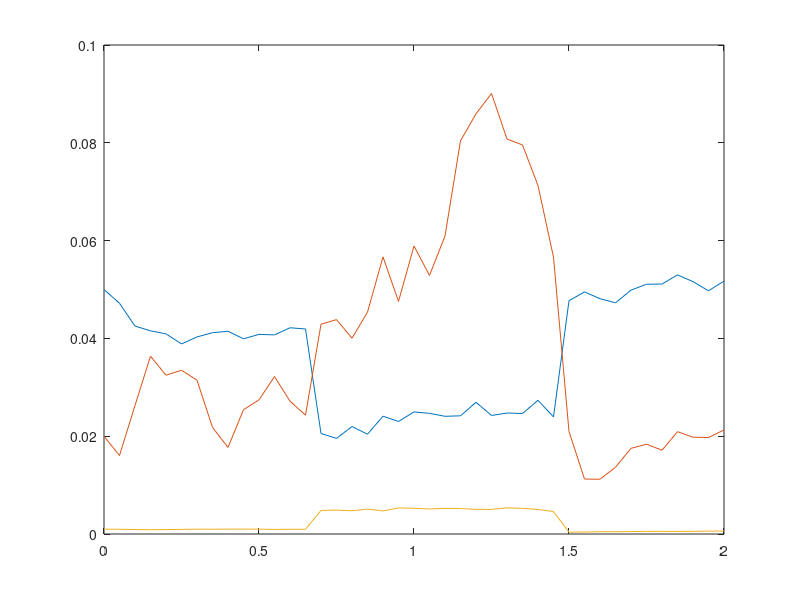

Reproduce this figure in MATLAB.
sppaths=[1 2 1];
sppatht=[0 0.7 1.5];
x0=[0.05 0.02 0.001];
T=2;
N=41;
dt=T/(N-1);
sig1=[0.04 0.15 0.005];
sig2=[0.06 0.18 0.02];
theta1_p=[0.05 0.02 0.001];
theta2_p=[0.025 0.04 0.005];
k1_p=[0.1 1 1];
k2_p=[0.12 2 2];
% timepoints=0:dt:2;
X = zeros(N, 3);
X(1,:) = x0;
    
for i = 1:13
    dW = sqrt(dt) * randn(1,3);  % Brownian increment
    % Ensure the square root is real
    X(i+1,1) = X(i,1) + k1_p(1)*(theta1_p(1) - max(X(i,1), 0))*dt + sig1(1)*sqrt(max(X(i,1), 0))*dW(1);
    X(i+1,2) = X(i,2) + k1_p(2)*(theta1_p(2) - max(X(i,2), 0))*dt + sig1(2)*sqrt(max(X(i,2), 0))*dW(2);
    X(i+1,3) = X(i,3) + k1_p(3)*(theta1_p(3) - max(X(i,3), 0))*dt + sig1(3)*sqrt(max(X(i,3), 0))*dW(3);
end

dW = sqrt(dt) * randn(1,3);
X(15,1) = X(14,1)/2 + k1_p(1)*(theta1_p(1) - max(X(14,1), 0))*dt + sig1(1)*sqrt(max(X(14,1), 0))*dW(1);
X(15,2) = X(14,2)*2 + k1_p(2)*(theta1_p(2) - max(X(14,2), 0))*dt + sig1(2)*sqrt(max(X(14,2), 0))*dW(2);
X(15,3) = X(14,3)*5 + k1_p(3)*(theta1_p(3) - max(X(14,3), 0))*dt + sig1(3)*sqrt(max(X(14,3), 0))*dW(3);

for i = 15:29
    dW = sqrt(dt) * randn(1,3);  % Brownian increment
    % Ensure the square root is real
    X(i+1,1) = X(i,1) + k2_p(1)*(theta2_p(1) - max(X(i,1), 0))*dt + sig2(1)*sqrt(max(X(i,1), 0))*dW(1);
    X(i+1,2) = X(i,2) + k2_p(2)*(theta2_p(2) - max(X(i,2), 0))*dt + sig2(2)*sqrt(max(X(i,2), 0))*dW(2);
    X(i+1,3) = X(i,3) + k2_p(3)*(theta2_p(3) - max(X(i,3), 0))*dt + sig2(3)*sqrt(max(X(i,3), 0))*dW(3);
end

dW = sqrt(dt) * randn(1,3);  % Brownian increment
% Ensure the square root is real
X(31,1) = X(30,1)*2 + k2_p(1)*(theta2_p(1) - max(X(30,1), 0))*dt + sig2(1)*sqrt(max(X(30,1), 0))*dW(1);
X(31,2) = X(30,2)/2 + k2_p(2)*(theta2_p(2) - max(X(30,2), 0))*dt + sig2(2)*sqrt(max(X(30,2), 0))*dW(2);
X(31,3) = X(30,3)/5 + k2_p(3)*(theta2_p(3) - max(X(30,3), 0))*dt + sig2(3)*sqrt(max(X(30,3), 0))*dW(3);

for i = 31:40
    dW = sqrt(dt) * randn(1,3);  % Brownian increment
    % Ensure the square root is real
    X(i+1,1) = X(i,1) + k1_p(1)*(theta1_p(1) - max(X(i,1), 0))*dt + sig1(1)*sqrt(max(X(i,1), 0))*dW(1);
    X(i+1,2) = X(i,2) + k1_p(2)*(theta1_p(2) - max(X(i,2), 0))*dt + sig1(2)*sqrt(max(X(i,2), 0))*dW(2);
    X(i+1,3) = X(i,3) + k1_p(3)*(theta1_p(3) - max(X(i,3), 0))*dt + sig1(3)*sqrt(max(X(i,3), 0))*dW(3);
end
plot(0:dt:T, X);

save xzero.mat X